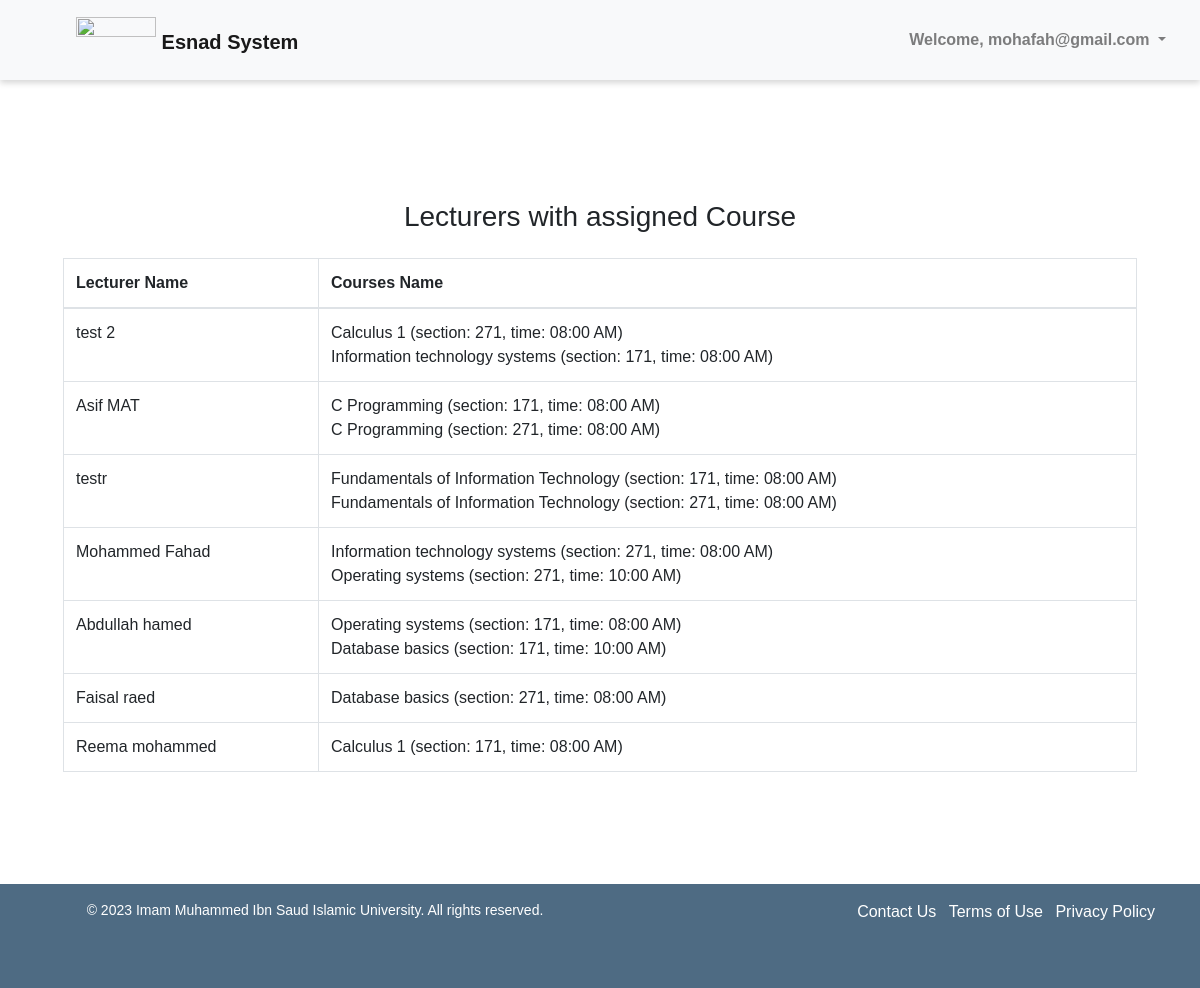
Screenshot of /assigned-courses/ (signed in) with the database file from the repository.
### pages/models.py (models this page shows, shortened)
class Lecturer(models.Model):
    lecturer_user = models.OneToOneField(User, on_delete=models.CASCADE, null=True)
    lecturer_name = models.CharField(max_length=100)
    lecturer_email = models.EmailField(validators=[EmailValidator()])
    phone_regex = RegexValidator(
        regex=r'^\+?1?\d{10}$',
        message="Phone number must be entered in the format: '+999999999'. Up to 15 digits allowed.",
    )
    lecturer_number = models.CharField(validators=[phone_regex], max_length=17)
    GENDER_CHOICES = (
        ('M', 'Male'),
        ('F', 'Female')
    )
    lecturer_gender = models.CharField(max_length=1, choices=GENDER_CHOICES)
    TEACHER_TYPE_CHOICES = (
        ('L', 'Laboratory'),
        ('T', 'Theory')
    )
    lecturer_type = models.CharField(max_length=1, choices=TEACHER_TYPE_CHOICES)
    lecturer_past_courses = models.ManyToManyField('Course', related_name='past_lecturers', blank=True)
    lecturer_rating = models.FloatField(default=0.0)
    lecturer_department = models.ForeignKey('Department', on_delete=models.SET_NULL, null=True, blank=True)
    def get_all_assigned_courses(self):
        courses = Course.objects.filter(Q(course_lecturer=self) | Q(course_lab_lecturer=self))
        return courses

class Course(models.Model):
    course_code = models.CharField(max_length=100)
    course_name = models.CharField(max_length=100)
    credit_hours = models.PositiveIntegerField(null=True)
    course_lecturer = models.ForeignKey('Lecturer', on_delete=models.SET_NULL, null=True, related_name='courses_taught')
    course_level = models.PositiveIntegerField(null=True)
    course_lab_lecturer = models.ForeignKey('Lecturer', on_delete=models.SET_NULL, null=True, blank=True, related_name='lab_courses_taught')
    course_past_lecturers = models.ManyToManyField('Lecturer', related_name='past_courses', blank=True)
    course_time = models.TimeField(null=True, blank=True)
    course_day = models.CharField(max_length=1, choices=DAYS_OF_WEEK, null=True, blank=True)
    course_department = models.ForeignKey('Department', on_delete=models.SET_NULL, null=True, blank=True)
    course_building = models.CharField(max_length=100, blank=True)
    course_section = models.CharField(max_length=100, blank=True)
    course_prerequisites = models.ManyToManyField('Course', related_name='prerequisites', blank=True)

### pages/views.py (the view)
# urls.py: path('assigned-courses/', views.assigned_courses, name='assigned_courses'),
@login_required(login_url='login')
def assigned_courses(request):
    courses = Course.objects.filter(Q(course_lecturer__isnull=False) | Q(course_lab_lecturer__isnull=False))
    all_lecturers = []
    for course in courses:
        if course.course_lecturer:
            if course.course_lecturer not in all_lecturers:
                all_lecturers.append(course.course_lecturer)
        if course.course_lab_lecturer:
            if course.course_lab_lecturer not in all_lecturers:
                all_lecturers.append(course.course_lab_lecturer)
    return render(request, 'assigned_courses.html', {'courses': courses, 'lecturers': all_lecturers})

### pages/context_processors.py (called while the page is built)
def get_user_groups(request):
    if request.user.is_authenticated:
        groups = request.user.groups.all()
        for group in groups:
            if group.name == 'Coordinators':
                return {'get_user_groups': True}
    return {'get_user_groups': False}

### pages/templates/assigned_courses.html
{% extends 'base.html' %}
{% block content %}
<div class="">
    <div class="mt-5 p-5">
        <div class="container">
            <h3 class="mt-4 mb-4 text-center">Lecturers with assigned Course</h3>
            <table class="table table-hover table-bordered">
                <thead>
                  <tr>
                    <th scope="col">Lecturer Name</th>
                    <th scope="col">Courses Name</th>
                  </tr>
                </thead>
                <tbody>
                    {% for lecturer in lecturers %}
                        <tr>
                            <td>{{ lecturer.lecturer_name }}</td>
                            <td>
                                {% for course in lecturer.get_all_assigned_courses %}
                                    {{ course.course_name }} (section: {{ course.course_section }}, time: {{ course.course_time|date:"h:i A" }})
                                    <br>
                                {% endfor %}
                            </td>
                        </tr>
                    {% endfor %}
            </table>
        </div>
    </div>
</div>
{% endblock %}

### pages/templates/header.html (shortened to what this page needs)
{% load static %}
<!DOCTYPE html>
<html lang="en">
<head>
    <link rel="stylesheet" href="{% static 'headfoot.css' %}">
    <link rel="stylesheet" href="https://maxcdn.bootstrapcdn.com/bootstrap/4.5.2/css/bootstrap.min.css">
</head>
<body>
    <header class="bg-light">
        <nav class="navbar navbar-expand-lg navbar-light bg-light">
            <a class="navbar-brand pt-2" href="{% url 'landing' %}">
                <img src="{% static 'images/logo.png' %}" style="margin-top: -12px;" width="80" class="d-inline-block align-top" alt="">
                <span>Esnad System</span>
            </a>
            {% if user.is_authenticated %}
                <div class="collapse navbar-collapse" id="navbarNav">
                    <ul class="navbar-nav ml-auto">
                        {% if user.is_authenticated %}
                        <li class="nav-item dropdown">
                            <a class="nav-link dropdown-toggle" href="#" id="navbarDropdown" role="button" data-toggle="dropdown"
                                aria-haspopup="true" aria-expanded="false">
                                Welcome, {{ user.username }}
                            </a>
                        </li>
                        {% else %}
                        <li class="nav-item">
                            <a class="nav-link btn btn-sm btn-secondary px-4 text-white" href="{% url 'login' %}">Log In</a>
                        </li>
                        {% endif %}
                    </ul>
                </div>
            {% endif %}
        </nav>
    </header>
</body>
</html>

### pages/static/myfirst.css (style rules this page uses)
body.base { font-family: Arial, sans-serif; margin: 0; padding: 0; }
body.base header { display: flex; flex-direction: row; justify-content: space-between; align-items: center; padding: 10px; box-shadow: 0 3px 6px rgba(0, 0, 0, 0.16); height: 80px; }
body.base nav { flex: 1; margin-left: 50px; }
body.base nav ul { display: flex; flex-direction: row; justify-content: flex-end; align-items: center; list-style-type: none; margin: 0; padding: 0; }
body.base nav li { margin-left: 20px; }
body.base nav a { color: #000; text-decoration: none; font-weight: bold; }

### pages/static/headfoot.css (style rules this page uses)
header { display: flex; flex-direction: row; justify-content: space-between; align-items: center; height: 20%; background-color: #fff; padding: 10px; box-shadow: 0 3px 6px rgba(0, 0, 0, 0.16); }
.logo-left img, .logo-right img, .navbar-brand img { height: 100%; }
nav { flex: 1; margin-left: 50px; }
nav ul { display: flex; flex-direction: row; justify-content: flex-end; align-items: center; list-style-type: none; margin: 0; padding: 0; }
nav li { margin-left: 20px; }
nav a { color: #000; text-decoration: none; font-weight: bold; }

### rows the page displays
Lecturer: lecturer_name "test 2"
Course: course_name "Calculus 1", course_section "271", course_time "08:00 AM"
Course: course_name "Information technology systems", course_section "171", course_time "08:00 AM"
Lecturer: lecturer_name "Asif MAT"
Course: course_name "C Programming", course_section "171", course_time "08:00 AM"
Course: course_name "C Programming", course_section "271", course_time "08:00 AM"
Lecturer: lecturer_name "testr"
Course: course_name "Fundamentals of Information Technology", course_section "171", course_time "08:00 AM"
Course: course_name "Fundamentals of Information Technology", course_section "271", course_time "08:00 AM"
Lecturer: lecturer_name "Mohammed Fahad"
Course: course_name "Information technology systems", course_section "271", course_time "08:00 AM"
Course: course_name "Operating systems", course_section "271", course_time "10:00 AM"
Lecturer: lecturer_name "Abdullah hamed"
Course: course_name "Operating systems", course_section "171", course_time "08:00 AM"
Course: course_name "Database basics", course_section "171", course_time "10:00 AM"
Lecturer: lecturer_name "Faisal raed"
Course: course_name "Database basics", course_section "271", course_time "08:00 AM"
Lecturer: lecturer_name "Reema mohammed"
Course: course_name "Calculus 1", course_section "171", course_time "08:00 AM"

### other values shown
{{ user.username }} "mohafah@gmail.com"
